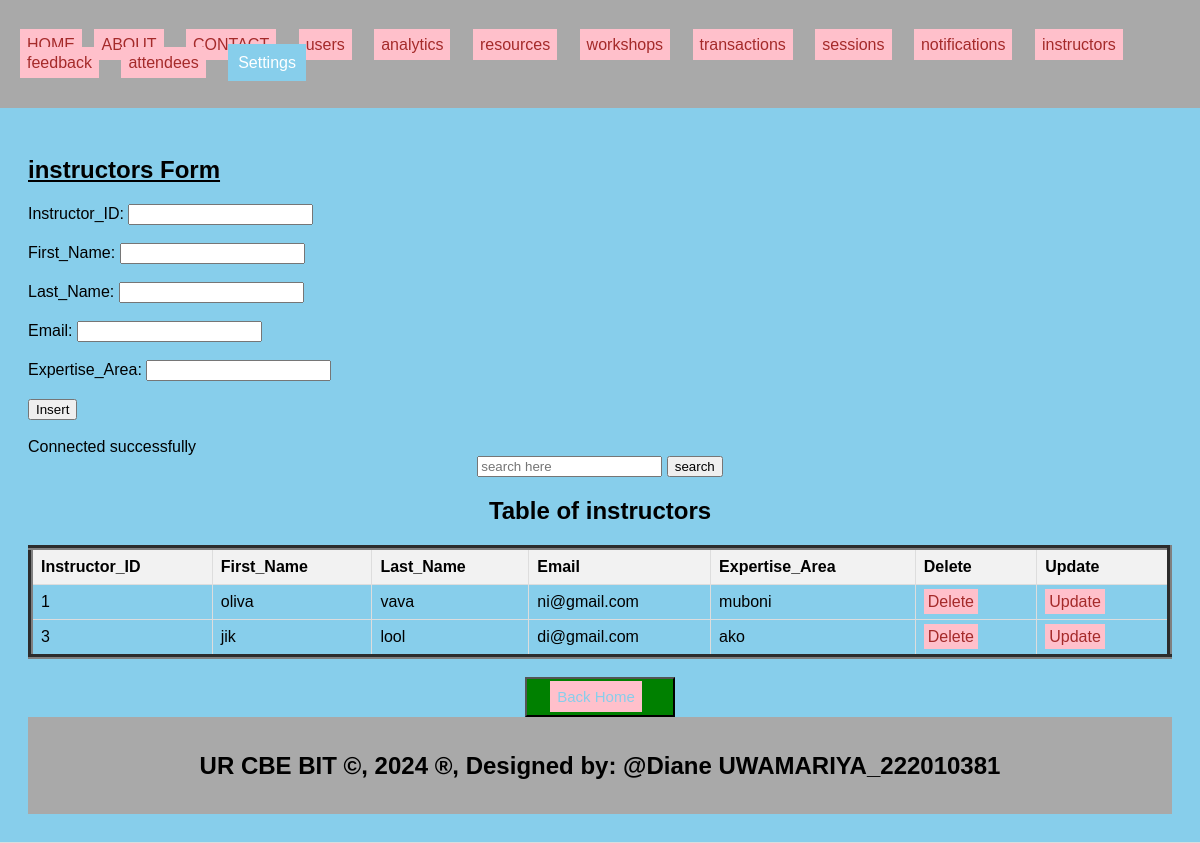
The app's page /instructors.php with its own data.
### tables this page shows
CREATE TABLE `instructors` (
  `Instructor_ID` int(11) NOT NULL,
  `First_Name` varchar(100) DEFAULT NULL,
  `Last_Name` varchar(100) DEFAULT NULL,
  `Email` varchar(255) DEFAULT NULL,
  `Expertise_Area` varchar(255) DEFAULT NULL
);

### instructors.php (the view, shortened to what this page needs)
<!DOCTYPE html>
<html lang="en">
<head>
    <link rel="stylesheet" type="text/css" href="style.css">
</head>
<body>
<header>
 <body bgcolor="skyblue">
    <ul style="list-style-type: none; padding: 0;">
        <li style="display: inline;"><a href="./home.html">HOME</a></li>
        <li style="display: inline; margin-right: 10px;"><a href="./about.html">ABOUT</a></li>
        <li style="display: inline; margin-right: 10px;"><a href="./contact.html">CONTACT</a></li>
    <li style="display: inline; margin-right: 10px;"><a href="./users.php">users</a>
  </li>
    <li style="display: inline; margin-right: 10px;"><a href="./analytics.php">analytics</a>
  </li>
    <li style="display: inline; margin-right: 10px;"><a href="./resources.php">resources</a>
  </li>
    <li style="display: inline; margin-right: 10px;"><a href="./workshops.php">workshops</a>
  </li>
    <li style="display: inline; margin-right: 10px;"><a href="./transactions.php">transactions</a>
  </li>
    <li style="display: inline; margin-right: 10px;"><a href="./sessions.php">sessions</a>
    <li style="display: inline; margin-right: 10px;"><a href="./notifications.php">notifications</a>
  </li>
    <li style="display: inline; margin-right: 10px;"><a href="./instructors.php">instructors</a>
  </li>
    <li style="display: inline; margin-right: 10px;"><a href="./feedback.php">feedback</a>
  </li>
    <li style="display: inline; margin-right: 10px;"><a href="./attendees.php">attendees</a>
  </li>
        <li class="dropdown" style="display: inline; margin-right: 10px;">
            <a href="#" style="padding: 10px; color: white; background-color: skyblue; text-decoration: none; margin-right: 15px;">Settings</a>
        </li>
    </ul>
</header>
<section>
    <h1><u>instructors Form</u></h1>
    <form method="post">
        <label for="Instructor_ID">Instructor_ID:</label>
        <input type="number" id="Instructor_ID" name="Instructor_ID"><br><br>
        <label for="First_Name">First_Name:</label>
        <input type="text" id="First_Name" name="First_Name" required><br><br>
        <label for="Last_Name">Last_Name:</label>
        <input type="text" id="Last_Name" name="Last_Name" required><br><br>
        <label for="Email">Email:</label>
        <input type="text" id="Email" name="Email" required><br><br>
         <label for="Expertise_Area">Expertise_Area:</label>
        <input type="text" id="Expertise_Area" name="Expertise_Area" required><br><br>
      <input type="submit" name="add" value="Insert"><br><br>
    </form>
<?php
include('db_conn.php');
$sql = "SELECT * FROM instructors";
$result = $connection->query($sql);
?>
<!DOCTYPE html>
<html>
<head>
</head>
<body>
    <center><form action="search_instructors" method="GET"><input type="text" name="query" placeholder="search here">
    <button>search</button></form><h2>Table of instructors</h2></center>
    <table border="5">
        <tr>
            <th>Instructor_ID</th>
            <th>First_Name</th>
            <th>Last_Name</th>
            <th>Email</th>
            <th>Expertise_Area</th>
          <th>Delete</th>
            <th>Update</th>
        </tr>
        <?php
        if ($result->num_rows > 0) {
            while ($row = $result->fetch_assoc()) {
                $Instructor_ID = $row['Instructor_ID'];
                echo "<tr>
                    <td>" . $row['Instructor_ID'] . "</td>
                     <td>" . $row['First_Name'] . "</td>
                     <td>" . $row['Last_Name'] . "</td>
                     <td>" . $row['Email'] . "</td>
                     <td>" . $row['Expertise_Area'] . "</td>
                      <td><a style='padding:4px' href='delete_instructors.php?Instructor_ID=$Instructor_ID'>Delete</a></td>
                    <td><a style='padding:4px' href='update_instructors.php?Instructor_ID=$Instructor_ID'>Update</a></td>
                </tr>";
            }
        } else {
            echo "<tr><td colspan='6'>No data found</td></tr>";
        }
        ?>
    </table>
    <br>
<center>
<button style="background-color: green; width: 150px;height: 40px;" ><a href="home.html" style=" font-size: 15px;color: skyblue;text-decoration: none" >Back Home</a></button>
</center>
</body>
</html>
  <footer>
  <center>
    <b><h2>UR CBE BIT &copy, 2024 &reg, Designed by: @Diane UWAMARIYA_222010381</h2></b>
  </center>
</footer>

### style.css (style rules this page uses)
body { font-family: Arial, sans-serif; margin: 0; padding: 0; }
.dropdown { position: relative; display: inline; margin-right: 10px; }
body { font-family: Arial,sans-serif; margin:0; padding:0; }
header { background-color:darkgray; padding: 20px; }
.dropdown { position: right; display:right; direction:rtl; }
section { padding:28px; border-bottom: 1px solid #ddd; }
footer { text-align: center; padding: 15px; background-color:darkgray; }

### instructors.php (style rules this page uses)
a { padding: 7px; color: white; background-color: pink; text-decoration: none; margin-right: 8px; }
a:link { color: brown; }
table { width: 100%; border-collapse: collapse; }
th, td { border: 1px solid #ddd; padding: 8px; text-align: left; }
th { background-color: #f2f2f2; }

### records on screen
instructors: Instructor_ID "1", First_Name "oliva", Last_Name "vava", Email "ni@gmail.com", Expertise_Area "muboni"
instructors: Instructor_ID "3", First_Name "jik", Last_Name "lool", Email "di@gmail.com", Expertise_Area "ako"
